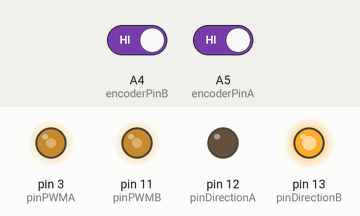
A sketch run on a simulated Arduino Uno, built with avr-gcc and run on an emulated ATmega328P. Parts: output pins drawn as LEDs (lit = HIGH). The inputs (shaded band) are chosen by the test bench; at power-on: A4 (encoderPinB) HIGH, A5 (encoderPinA) HIGH. What the sketch prints to the serial monitor is not drawn.

Above: at 0.1 s.
Timing chart, 0 to 1.6 s (numbered marks = the images above):
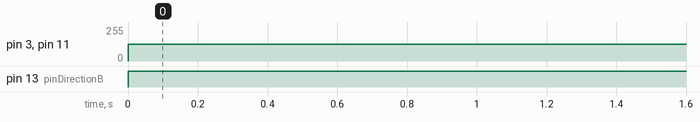

The sketch:

minibot.ino
```cpp
#include <EnableInterrupt.h>

int pinDirectionA = 12;
int pinPWMA = 3;
int pinDirectionB = 13;
int pinPWMB = 11;
int encoderPinA = A5;
int encoderPinB = A4;
int delayTime = 5000;
volatile uint32_t   countA = 0;
volatile uint32_t  countB = 0;

unsigned long time = 0;

void setup ()
{
  Serial.begin(9600);
  pinMode(pinDirectionA, OUTPUT);
  pinMode(pinPWMA, OUTPUT);
  pinMode(pinDirectionB, OUTPUT);
  pinMode(pinPWMB, OUTPUT);
  pinMode(encoderPinA, INPUT);
  pinMode(encoderPinB, INPUT);
  enableInterrupt(encoderPinA, encoderA, CHANGE);
  enableInterrupt(encoderPinB, encoderB, CHANGE);
}

void loop () {
  int currentCountA = countA;
  int currentCountB = countB;
  unsigned long currentTime = millis();
  if (time < currentTime) {
    time = currentTime + 1000;
    Serial.print("a=");Serial.print(currentCountA);Serial.print(", b=");Serial.println(currentCountB);
  }
  digitalWrite(pinDirectionA, LOW);
  digitalWrite(pinDirectionB, HIGH);
  if(currentCountA > 20000){
    analogWrite(pinPWMA, 0);
    analogWrite(pinPWMB, 0);
  }
  else {
    analogWrite(pinPWMA, 127);
    analogWrite(pinPWMB, 127);
  }
}

void encoderA(){
  countA++;
}

void encoderB(){
  countB++;
}
```

Measured:
- by itself, pin 3 (pinPWMA), pin 11 (pinPWMB): 0/255 → 127/255 at 0.00 s
- by itself, pin 13 (pinDirectionB): LOW → HIGH at 0.00 s
